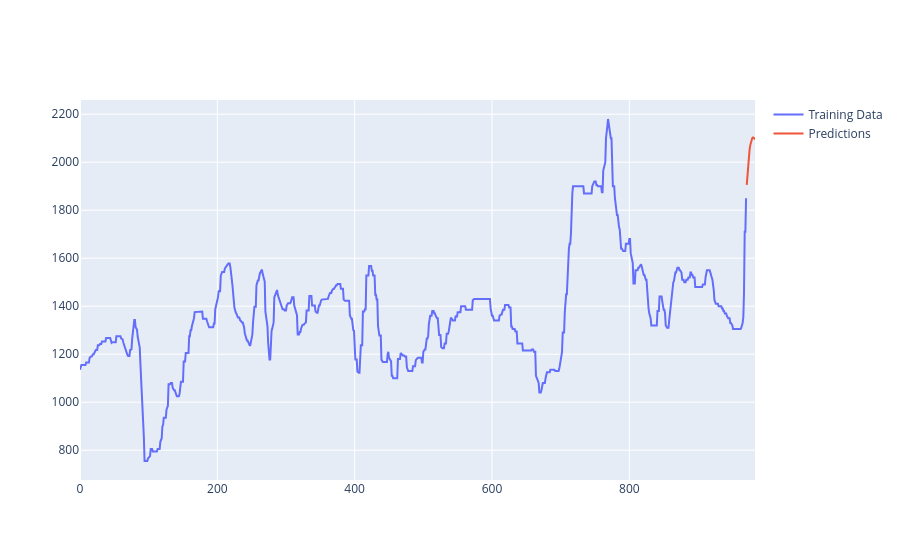

Notebook source saved alongside this figure:
### Code cell
fig = go.Figure()

fig.add_trace(go.Scatter(
    x = df.index, y=df["platts"],
    mode="lines",
    name="Training Data"
))

fig.add_trace(go.Scatter(
    x = preds_baseline.index, y=preds_baseline,
    mode="lines",
    name="Predictions"
))

fig.show()

### Figure 1 — Plotly figure (JSON) as saved in the notebook; plotly's stock layout.template omitted (floating-point values rounded to 4 significant figures; data arrays with more than 128 entries replaced by an {"elided": "..."} marker saying what was removed)
{"data": [{"mode": "lines", "name": "Training Data", "type": "scatter", "x": {"elided": "971 int values"}, "y": {"elided": "971 float values"}}, {"mode": "lines", "name": "Predictions", "type": "scatter", "x": [971, 972, 973, 974, 975, 976, 977, 978, 979, 980, 981, 982, 983], "y": [1906.0, 1953.0, 1992.0, 2024.0, 2049.0, 2069.0, 2084.0, 2094.0, 2100.0, 2103.0, 2103.0, 2100.0, 2094.0]}], "layout": {}}
